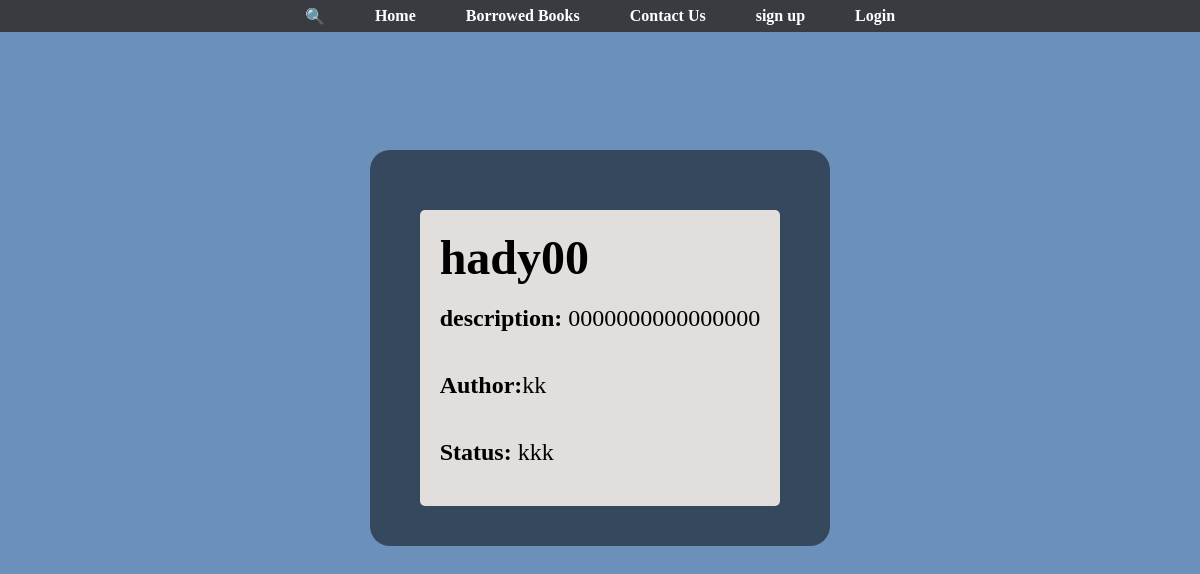
The app's page /bookPage/2/ (signed in) with its own data.
### pages/models.py (models this page shows, shortened)
class books(models.Model):
    name=models.CharField(max_length=100)
    category = models.CharField(max_length=100)
    description = models.TextField()
    author= models.CharField(max_length=100)
    status = models.CharField(max_length=100,null=True,default='Available')

### pages/views.py (the view, shortened to what this page needs)
# urls.py: path('bookPage/<str:pk>/',views.bookPage,name="bookPage"),
def bookPage(request,pk):
     allBorrowedBooks = list(BorrowedUser.objects.values())
     borrow_id= request.GET.get('borrow') if request.GET.get('borrow')!=None else ""
     return_id = request.GET.get('return') if   request.GET.get('return')!=None else ""
     allBorrowed = list(BorrowedUser.objects.filter(user_id=request.user).values())
     book = books.objects.get(id=pk)
     context={'book':book,'allBorrowed':allBorrowed}
     return render(request,"pages/bookPage.html",context)

### templates/pages/bookPage.html (shortened to what this page needs)
<!DOCTYPE html>
<html>
  <head>
    {% load static %}
    <link rel="stylesheet" href="{% static 'css/bookStyle.css'%}" />
  </head>
  <body>
    <div>
      <nav>
        <ul>
          <li><a href="search.html" target="_blank">🔍</a></li>
          <li><a href="{% url 'home'%}" target="_blank">Home</a></li>
          <li>
            <a
              href="borrowedBooks.html"
              title="View borrowed books"
              target="_blank"
              >Borrowed Books</a
            >
          </li>
          <li><a href="contact_us.html" target="_blank">Contact Us</a></li>
          <li><a href="SignUp.html" target="_blank">sign up</a></li>
          <li><a href="Login.html" target="_blank">Login</a></li>
        </ul>
      </nav>
    </div>
    <div class="bookPage">
      <div class="book-item">
        <h1>{{ book.name }}</h1>
        <p><b>description: </b>{{ book.description }}</p>
        <p><b>Author:</b>{{ book.author }}</p>
        <p><b>Status: </b>{{ book.status }}</p>
      </div>
    </div>
  </body>
</html>

### library/static/css/bookStyle.css (style rules this page uses)
* { font-family: Georgia, 'Times New Roman', Times, serif; box-sizing: border-box; margin: 0; padding: 0; }
body { background-image: url('../images/lib.jpg') no-repeat center center fixed; background-size: 100%; backdrop-filter: blur(4px); display: flex; flex-direction: column; background-color: rgb(107, 145, 187); align-items: center; padding: 50px 20px; min-height: 100vh; }
nav { background-color: rgba(51, 51, 51, 0.9); padding: 10px; position: fixed; top: 0; left: 0; height: 4%; width: 100%; z-index: 1000; display: flex; justify-content: center; align-items: center; }
nav ul { list-style-type: none; display: flex; margin: 0; padding: 0; }
nav ul li { margin: 0 10px; }
nav ul li a { color: #fff; text-decoration: none; font-weight: bold; padding: 10px 15px; display: block; }
.book-item { background-color: hsl(30, 9%, 87%); color:black; margin: 10px 0; padding: 20px; border-radius: 5px; text-align: left; }
a:link, a:visited, a:active { color: #fff; text-decoration: none; }
.bookPage { background-color: rgba(0, 0, 0, 0.5); color: #fff; margin: 100px auto; padding: 50px; padding-bottom: 30px; border-radius: 20px; max-width: 100%; font-size: x-large; }
.bookPage p { padding-top: 20px; padding-bottom: 20px; }

### records on screen
books: name "hady00", description "0000000000000000", author "kk", status "kkk"
